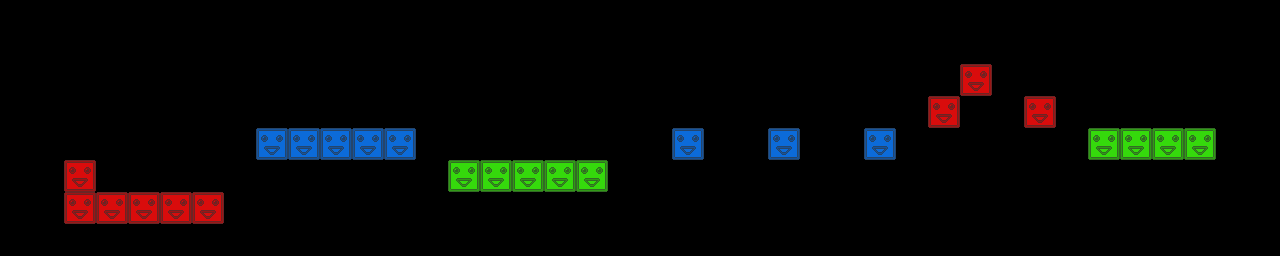

Tiled map render using the project's own tile images. Description and the map definition, with tile-layer contents summarised, below:
An orthogonal 40x8 tile map with 32x32 px tiles, 3 tile layers (red, green, blue) and 6 objects.

<map version="1.0" orientation="orthogonal" width="40" height="8" tilewidth="32" tileheight="32">
 <tileset firstgid="1" name="blocks" tilewidth="32" tileheight="32">
  <image source="blocks.png" width="96" height="32" />
 </tileset>
 <layer name="red" width="40" height="8">
  <data>[320 cells, 9 non-empty, 1 distinct tile ids]</data>
 </layer>
 <layer name="green" width="40" height="8">
  <data>[320 cells, 9 non-empty, 1 distinct tile ids]</data>
 </layer>
 <layer name="blue" width="40" height="8">
  <data>[320 cells, 8 non-empty, 1 distinct tile ids]</data>
 </layer>
 <objectgroup name="crystals" width="40" height="8">
  <object x="834" y="82">
   <ellipse />
  </object>
  <object x="338" y="111">
   <ellipse />
  </object>
  <object x="516" y="132">
   <ellipse />
  </object>
  <object x="169" y="176">
   <ellipse />
  </object>
  <object x="783" y="107">
   <ellipse />
  </object>
  <object x="1155" y="119">
   <ellipse />
  </object>
 </objectgroup>
 <objectgroup name="spikes" width="40" height="8" />
</map>
